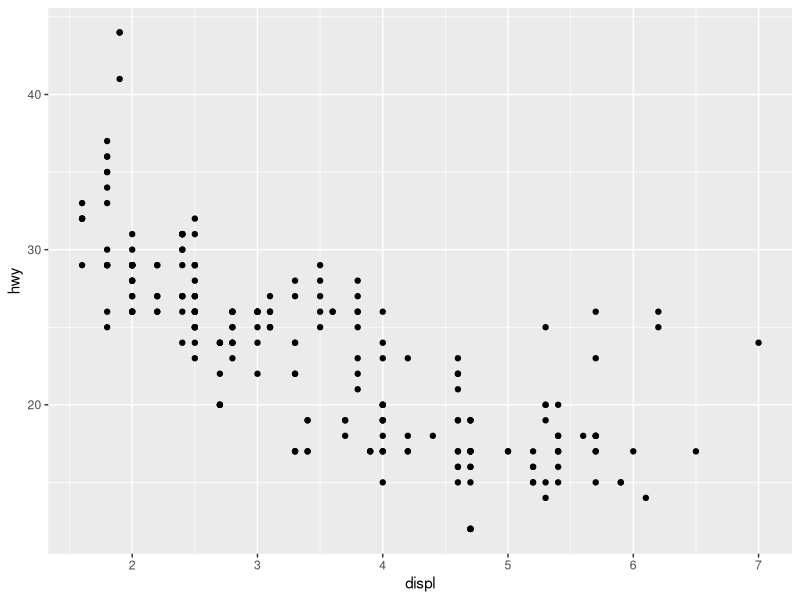
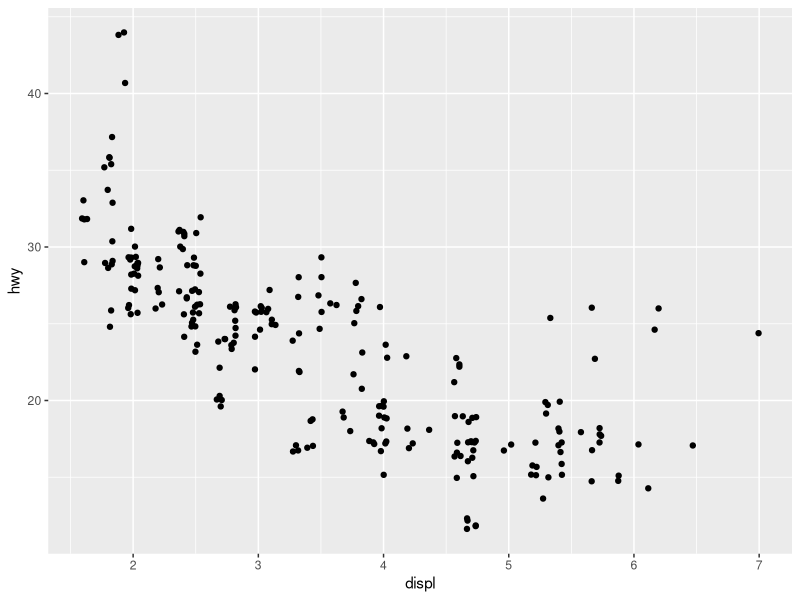
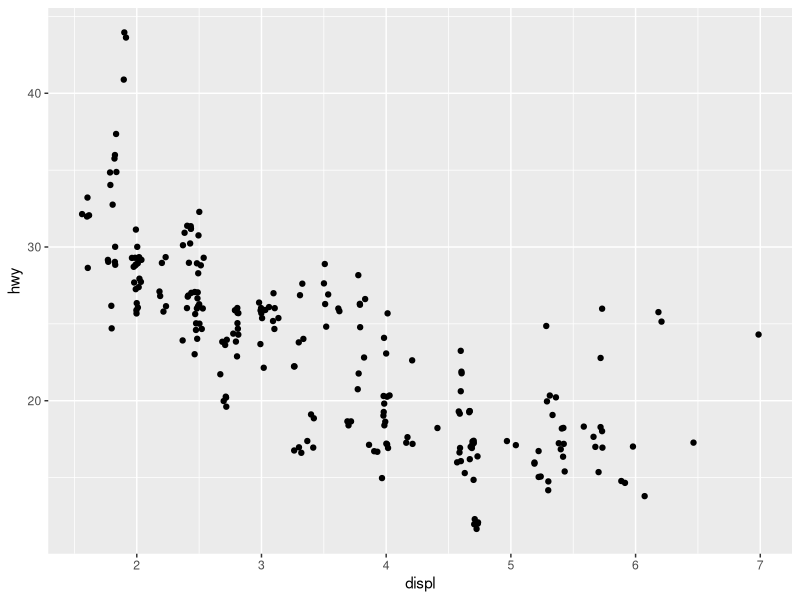
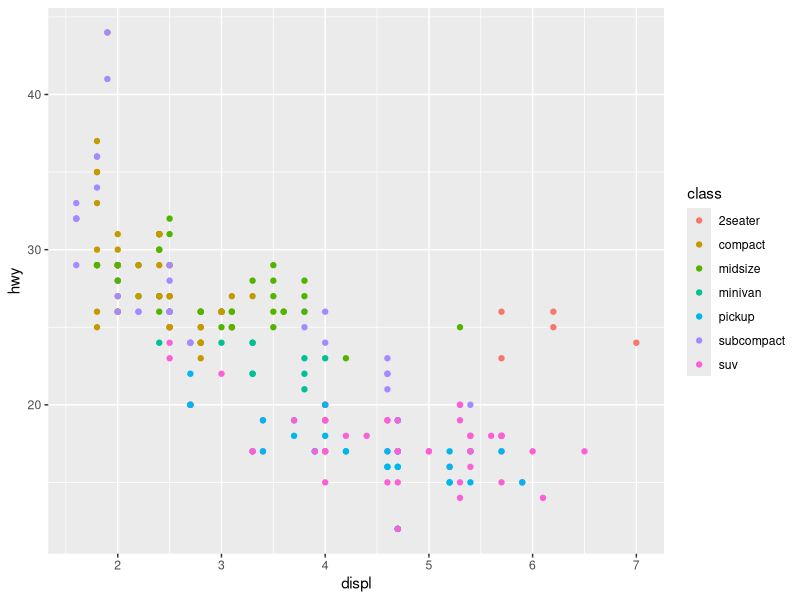
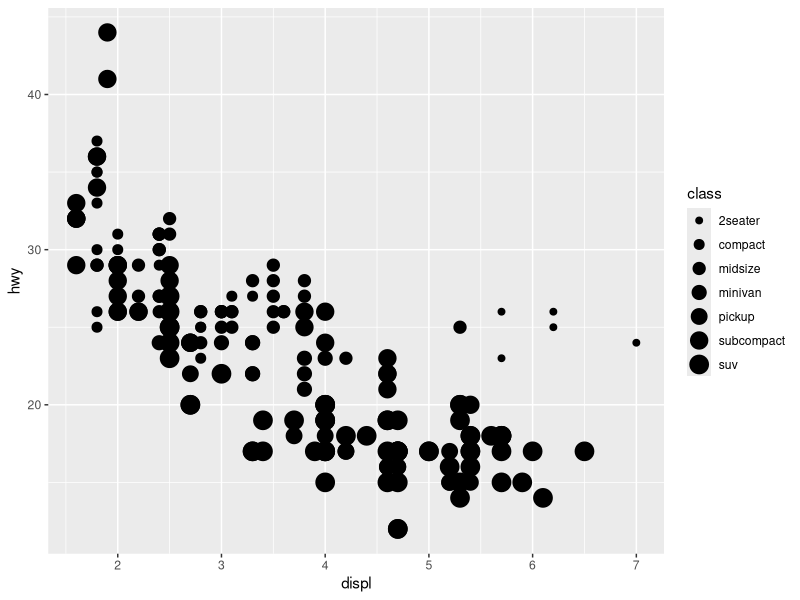
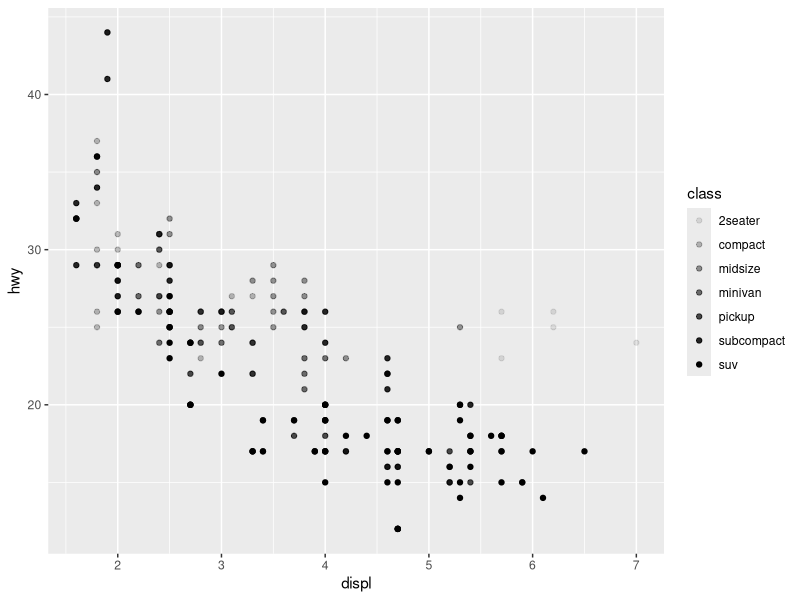
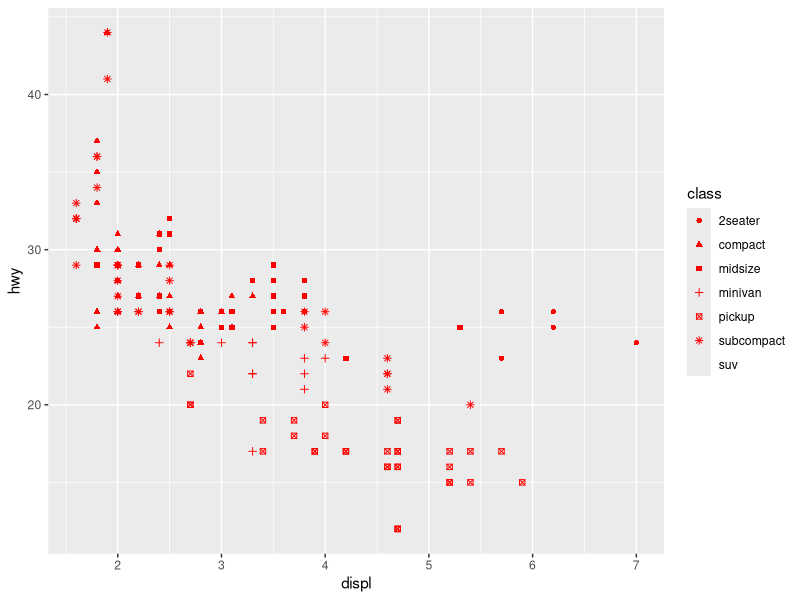
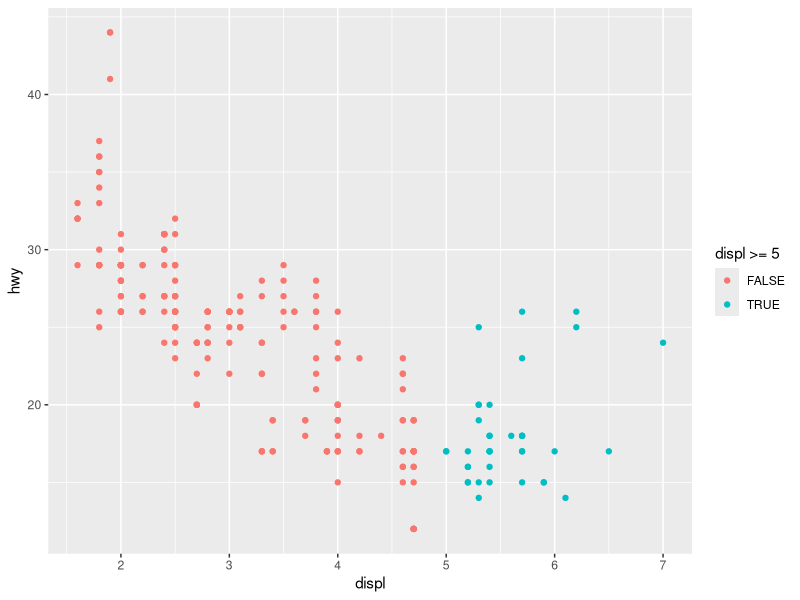

Generate these figures, in order, with R: (Note: this script raises an error after producing the figures.)
# __________________________________________________________
#    0 - Load necessary packages
# __________________________________________________________

library(tidyverse)


# __________________________________________________________
#    1 - Exploring Raw Data
# __________________________________________________________

ggplot2::mpg
dim(mpg)


# __________________________________________________________
#    2 - Plotting the Data
#   
#   “The greatest value of a picture is when it forces us 
#   to notice what we never expected to see.” — John Tukey
# __________________________________________________________

#geom_point()

ggplot(mpg, aes(displ, hwy)) + 
  geom_point()

ggplot(mpg, aes(displ, hwy)) + 
  geom_point(position = "jitter") # to avoid overplotting

ggplot(mpg, aes(displ, hwy)) + 
  geom_jitter() #shorthand version

ggplot(mpg, aes(displ, hwy, color = class)) + 
  geom_point()

ggplot(mpg, aes(displ, hwy, size = class)) + 
  geom_point()

ggplot(mpg, aes(displ, hwy, alpha = class)) + 
  geom_point() # alpha defines the transparency

ggplot(mpg, aes(displ, hwy, shape = class)) + 
  geom_point(color = "red") # limited to 6 shapes

ggplot(mpg, aes(displ, hwy, color = displ >= 5)) + 
  geom_point()

ggplot(mpg, aes(displ, hwy)) + geom_point() + 
  facet_wrap(~ class, nrow = 2)

ggplot(mpg, aes(displ, hwy)) + geom_point() + 
  facet_grid(drv ~ cyl) # four dimensions

ggplot(mpg, aes(displ, hwy)) + geom_point() + 
  facet_grid(. ~ cyl) # three dimensions

ggplot(mpg, aes(displ, hwy)) + geom_point() + 
  facet_grid(drv ~ .) # three dimensions


#geom_smooth()

ggplot(mpg, aes(displ, hwy)) + 
  geom_smooth()

ggplot(mpg, aes(displ, hwy, linetype = drv)) + 
  geom_smooth()

ggplot(mpg, aes(displ, hwy, group = drv)) + 
  geom_smooth()

ggplot(mpg, aes(displ, hwy, color = drv)) + 
  geom_smooth()


#overlap geoms

ggplot(mpg, aes(displ, hwy)) + 
  geom_smooth() + 
  geom_point()

ggplot(mpg, aes(displ, hwy)) + 
  geom_smooth(aes(color = class)) + 
  geom_point()

ggplot(mpg, aes(displ, hwy)) + 
  geom_smooth() + 
  geom_point(aes(color = class))


#recreate exercise

ggplot(mpg, aes(displ, hwy)) + 
  geom_smooth(se = F) + 
  geom_point()

ggplot(mpg, aes(displ, hwy)) + 
  geom_smooth(se = F, aes(group = drv)) + 
  geom_point()

ggplot(mpg, aes(displ, hwy)) + 
  geom_smooth(aes(group = drv, color = drv), se = F) + 
  geom_point(aes(color = drv))

ggplot(mpg, aes(displ, hwy)) + 
  geom_smooth(se = F) + 
  geom_point(aes(color = drv))

ggplot(mpg, aes(displ, hwy)) + 
  geom_smooth(se = F, aes(linetype = drv)) + 
  geom_point(aes(color = drv))

ggplot(mpg, aes(displ, hwy)) + 
  geom_point(aes(color = drv))


#statistical transformations

ggplot(diamonds, aes(cut)) + 
  geom_bar()

ggplot(diamonds, aes(cut)) + 
  geom_bar(aes(y = ..prop.., group = 1))

ggplot(data = diamonds) + 
  stat_summary(
    mapping = aes(x = cut, y = depth),
    fun.ymin = min,
    fun.ymax = max,
    fun.y = median
  )

#position adjustments

ggplot(diamonds, aes(cut, color = cut)) + 
  geom_bar()

ggplot(diamonds, aes(cut, fill = cut)) + 
  geom_bar()

ggplot(diamonds, aes(cut, fill = clarity)) + 
  geom_bar() # fill with a second variable

ggplot(diamonds, aes(cut, fill = clarity)) + 
  geom_bar()

ggplot(diamonds, aes(cut, fill = clarity)) + 
  geom_bar(alpha = 1/2)

ggplot(diamonds, aes(cut, fill = clarity)) + 
  geom_bar(alpha = 1/2, position = "identity")

ggplot(diamonds, aes(cut, color = clarity)) + 
  geom_bar(fill = NA, position = "identity")

ggplot(diamonds, aes(cut, fill = clarity)) + 
  geom_bar(position = "fill") #change in the position for a stacked view

ggplot(diamonds, aes(cut, fill = clarity)) + 
  geom_bar(position = "dodge") #change in the position for a beside one another view

ggplot(data = mpg, mapping = aes(x = cty, y = hwy)) + 
  geom_point(position = "jitter")


#Coordinate systems

nz <- map_data("nz")
ggplot(nz, aes(long, lat, group = group)) +
  geom_polygon(fill = "white", colour = "black")

ggplot(nz, aes(long, lat, group = group)) +
  geom_polygon(fill = "white", colour = "black") +
  coord_quickmap()

bar <- ggplot(data = diamonds) + 
  geom_bar(
    mapping = aes(x = cut, fill = cut), 
    show.legend = FALSE,
    width = 1
  ) + 
  theme(aspect.ratio = 1) +
  labs(x = NULL, y = NULL)
bar + coord_flip()
bar + coord_polar()

ggplot(mpg, aes(class, hwy)) + 
  geom_boxplot()

ggplot(mpg, aes(class, hwy)) + 
  geom_boxplot() + coord_flip()

ggplot(diamonds, aes(cut, fill = cut)) + 
  geom_bar(show.legend = F, width = 1) + labs(x = NULL, y = NULL) + coord_flip()

ggplot(diamonds, aes(cut, fill = cut)) + 
  geom_bar(show.legend = F, width = 1) + labs(x = NULL, y = NULL) + coord_polar()

ggplot(dota = mpg) + 
  geom_point(mapping = aes(x = displ, y = hwy))

fliter(mpg, cyl = 8)
filter(diamond, carat > 3)